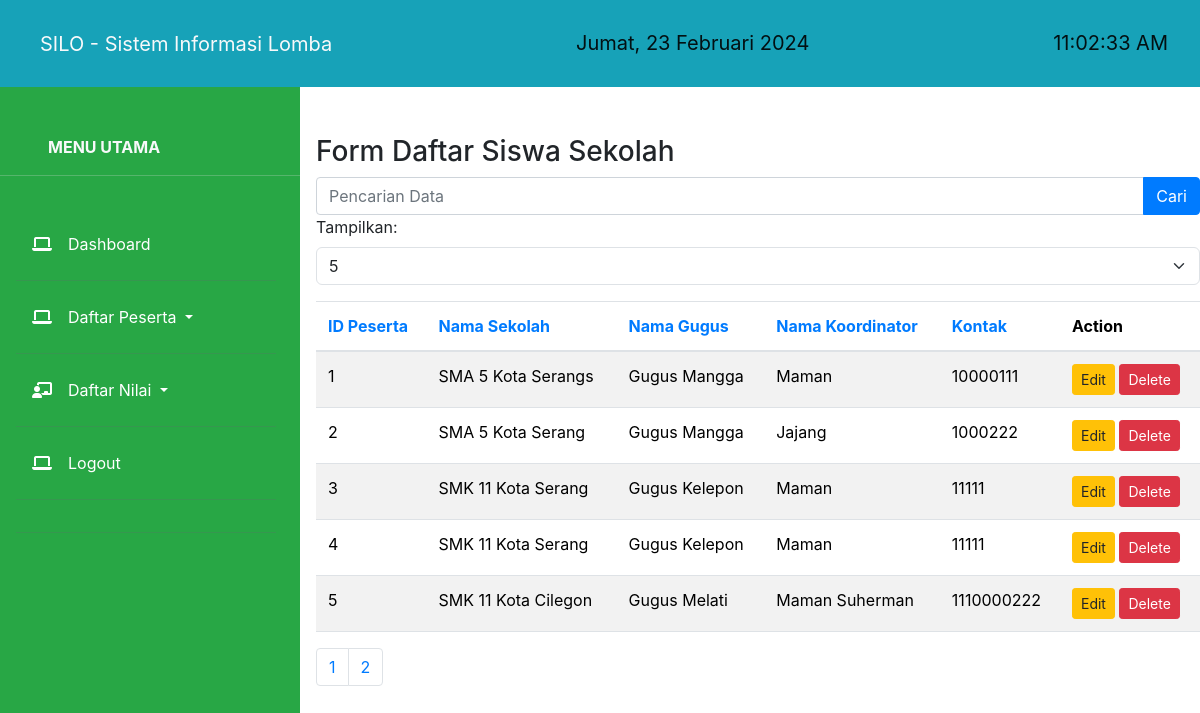
The app's page /daftar-siswa.php?sort=idpeserta&order=DESC (signed in) with its own data.
### tables this page shows
CREATE TABLE `datapes` (
  `idpeserta` int(11) NOT NULL,
  `namasekolah` varchar(50) NOT NULL,
  `namagugus` varchar(30) NOT NULL,
  `namakoor` varchar(50) NOT NULL,
  `kontak` varchar(30) NOT NULL
);

### daftar-siswa.php (the view, shortened to what this page needs)
<!DOCTYPE html>
<html lang="en">
<head>
    <link href="https://cdn.jsdelivr.net/npm/bootstrap@5.3.2/dist/css/bootstrap.min.css" rel="stylesheet">
</head>
<?php include 'template/dashboard-admin.php'; ?>
<div class="col-md-9">
    <div class="ml-3 mt-5">
        <h3 class="mt-5">Form Daftar Siswa Sekolah</h3>
        <form method="GET" action="" class="mb-3">
            <div class="input-group">
                <input type="text" name="cari" id="cari" class="form-control" placeholder="Pencarian Data">
                <button type="submit" class="btn btn-primary">Cari</button>
            </div>
<form method="GET" action="" class="mb-3">
    <label for="limit">Tampilkan:</label>
    <select name="limit" id="limit" class="form-select" onchange="this.form.submit()">
    <option value="5" <?php echo (isset($_GET['limit']) && $_GET['limit'] == 5) ? 'selected' : ''; ?>>5</option>
    </select>
</form>
<?php
include 'database/koneksi.php';
$limit = isset($_GET['limit']) ? $_GET['limit'] : 5;
$page = isset($_GET['page']) ? $_GET['page'] : 1;
$start = ($page - 1) * $limit;
$order_by = isset($_GET['sort']) ? $_GET['sort'] : 'idpeserta';
$order_type = isset($_GET['order']) ? $_GET['order'] : 'ASC';
if (isset($_GET['cari'])) {
    $cari = $_GET['cari'];
    $query = "SELECT * FROM datapes
              WHERE namasekolah LIKE '%" . $cari . "%'
              OR namagugus LIKE '%" . $cari . "%'
              ORDER BY $order_by $order_type
              LIMIT $start, $limit";
} else {
    $query = "SELECT * FROM datapes
              ORDER BY $order_by $order_type
              LIMIT $start, $limit";
}
$data = mysqli_query($koneksi, $query);
?>
<table class="table table-striped table-hover">
    <thead>
        <tr>
        <th><a href="?sort=idpeserta&order=<?php echo $order_type == 'ASC' ? 'DESC' : 'ASC'; ?>">ID Peserta</a></th>
            <th><a href="?sort=namasekolah&order=<?php echo $order_type == 'ASC' ? 'DESC' : 'ASC'; ?>">Nama Sekolah</a></th>
            <th><a href="?sort=namagugus&order=<?php echo $order_type == 'ASC' ? 'DESC' : 'ASC'; ?>">Nama Gugus</a></th>
            <th><a href="?sort=namakoor&order=<?php echo $order_type == 'ASC' ? 'DESC' : 'ASC'; ?>">Nama Koordinator</a></th>
            <th><a href="?sort=kontak&order=<?php echo $order_type == 'ASC' ? 'DESC' : 'ASC'; ?>">Kontak</a></th>
            <th>Action</th>
        </tr>
    </thead>
    <tbody>
        <?php
        $counter = $start + 1;
        while ($d = mysqli_fetch_array($data)) {
        ?>
            <tr>
            <td><?php echo $counter++; ?></td>
                <td><?php echo $d['namasekolah']; ?></td>
                <td><?php echo $d['namagugus']; ?></td>
                <td><?php echo $d['namakoor']; ?></td>
                <td><?php echo $d['kontak']; ?></td>
                <td>
                <button type="button" class="btn edit btn-warning btn-sm" data-toggle="modal" data-target="#editModal<?php echo $d['idpeserta']; ?>">Edit</button>
                    <a href="javascript:confirmDelete('proses/delete-siswa.php?id=<?php echo $d['idpeserta']; ?>')" class="btn btn-danger delete btn-sm">Delete</a>
                </td>
            </tr>
        <?php
        }
        ?>
    </tbody>
</table>
        <?php
        $result = mysqli_query($koneksi, "SELECT COUNT(*) AS total FROM datapes");
        $row = mysqli_fetch_assoc($result);
        $total_pages = ceil($row['total'] / $limit);
        echo '<ul class="pagination">';
        for ($i = 1; $i <= $total_pages; $i++) {
            echo '<li class="page-item"><a class="page-link" href="?page=' . $i . '&limit=' . $limit . '">' . $i . '</a></li>';
        }
        echo '</ul>';
        ?>
    </div>
</div>
</body>
</html>

### template/dashboard-admin.php (style rules this page uses)
body { overflow-x: hidden; }

### records on screen
datapes: namasekolah "SMA 5 Kota Serangs", namagugus "Gugus Mangga", namakoor "Maman", kontak "10000111"
datapes: namasekolah "SMA 5 Kota Serang", namagugus "Gugus Mangga", namakoor "Jajang", kontak "1000222"
datapes: namasekolah "SMK 11 Kota Serang", namagugus "Gugus Kelepon", namakoor "Maman", kontak "11111"
datapes: namasekolah "SMK 11 Kota Serang", namagugus "Gugus Kelepon", namakoor "Maman", kontak "11111"
datapes: namasekolah "SMK 11 Kota Cilegon", namagugus "Gugus Melati", namakoor "Maman Suherman", kontak "1110000222"
